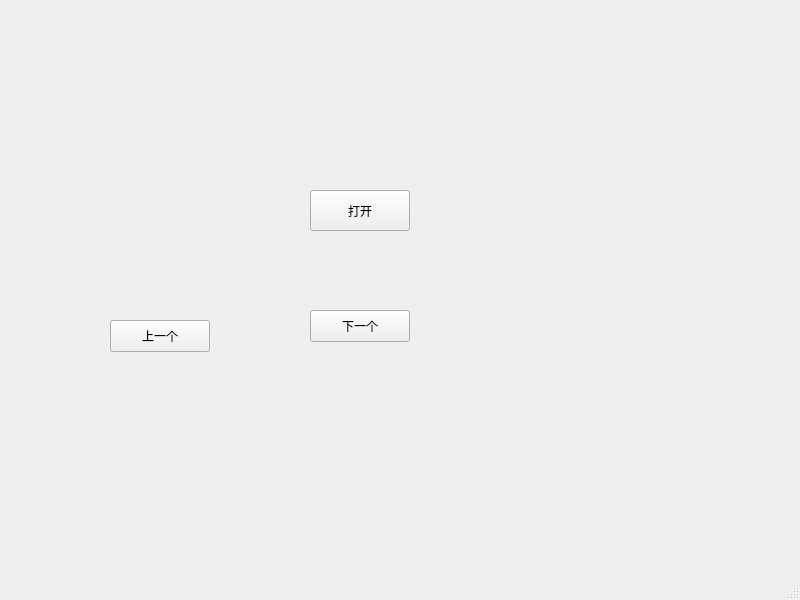
<?xml version="1.0" encoding="UTF-8"?>
<ui version="4.0">
 <class>MainWindow</class>
 <widget class="QMainWindow" name="MainWindow">
  <property name="geometry">
   <rect>
    <x>0</x>
    <y>0</y>
    <width>800</width>
    <height>600</height>
   </rect>
  </property>
  <property name="windowTitle">
   <string>MainWindow</string>
  </property>
  <widget class="QWidget" name="centralwidget">
   <widget class="QPushButton" name="pushButton">
    <property name="geometry">
     <rect>
      <x>310</x>
      <y>190</y>
      <width>100</width>
      <height>41</height>
     </rect>
    </property>
    <property name="text">
     <string>打开</string>
    </property>
   </widget>
   <widget class="QPushButton" name="previous">
    <property name="geometry">
     <rect>
      <x>110</x>
      <y>320</y>
      <width>100</width>
      <height>32</height>
     </rect>
    </property>
    <property name="text">
     <string>上一个</string>
    </property>
   </widget>
   <widget class="QPushButton" name="next">
    <property name="geometry">
     <rect>
      <x>310</x>
      <y>310</y>
      <width>100</width>
      <height>32</height>
     </rect>
    </property>
    <property name="text">
     <string>下一个</string>
    </property>
   </widget>
   <widget class="QLabel" name="holder1">
    <property name="geometry">
     <rect>
      <x>30</x>
      <y>330</y>
      <width>58</width>
      <height>16</height>
     </rect>
    </property>
    <property name="text">
     <string/>
    </property>
   </widget>
   <widget class="QLabel" name="holder2">
    <property name="geometry">
     <rect>
      <x>220</x>
      <y>330</y>
      <width>58</width>
      <height>16</height>
     </rect>
    </property>
    <property name="text">
     <string/>
    </property>
   </widget>
   <widget class="QLabel" name="holder3">
    <property name="geometry">
     <rect>
      <x>450</x>
      <y>320</y>
      <width>58</width>
      <height>16</height>
     </rect>
    </property>
    <property name="text">
     <string/>
    </property>
   </widget>
  </widget>
  <widget class="QStatusBar" name="statusbar"/>
 </widget>
 <resources/>
 <connections/>
</ui>
